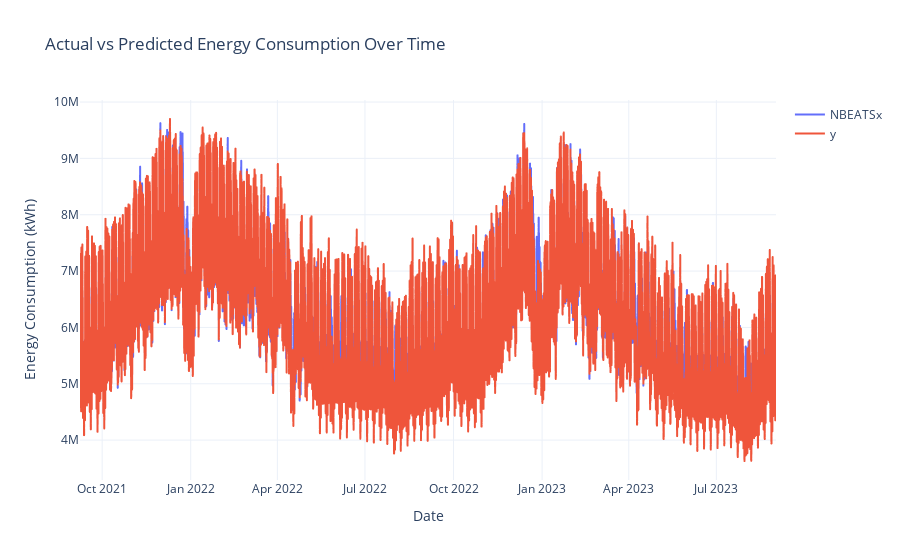

Notebook source saved alongside this figure:
### Code cell
fig = px.line(
    val_preds,
    x="ds",
    y=["NBEATSx", "y"],
    labels={
        "datetime": "Date",
        "value": "Energy Consumption (kWh)",
        "variable": "Series",
    },
    title="Actual vs Predicted Energy Consumption Over Time",
    line_shape="hv",  # Set line shape to horizontal-vertical for step chart
)

fig.update_layout(
    template="plotly_white",
    legend=dict(title=""),
    xaxis_title="Date",
    yaxis_title="Energy Consumption (kWh)",
)

fig.show()

### Figure 1 — Plotly figure (JSON) as saved in the notebook; plotly's stock layout.template omitted (floating-point values rounded to 4 significant figures; data arrays with more than 128 entries replaced by an {"elided": "..."} marker saying what was removed)
{"data": [{"hovertemplate": "Series=NBEATSx<br>ds=%{x}<br>Energy Consumption (kWh)=%{y}<extra></extra>", "legendgroup": "NBEATSx", "line": {"color": "#636efa", "dash": "solid", "shape": "hv"}, "marker": {"symbol": "circle"}, "mode": "lines", "name": "NBEATSx", "showlegend": true, "type": "scattergl", "x": {"elided": "17352 str values"}, "xaxis": "x", "y": {"elided": "17352 float values"}, "yaxis": "y"}, {"hovertemplate": "Series=y<br>ds=%{x}<br>Energy Consumption (kWh)=%{y}<extra></extra>", "legendgroup": "y", "line": {"color": "#EF553B", "dash": "solid", "shape": "hv"}, "marker": {"symbol": "circle"}, "mode": "lines", "name": "y", "showlegend": true, "type": "scattergl", "x": {"elided": "17352 str values"}, "xaxis": "x", "y": {"elided": "17352 float values"}, "yaxis": "y"}], "layout": {"legend": {"title": {"text": ""}, "tracegroupgap": 0}, "title": {"text": "Actual vs Predicted Energy Consumption Over Time"}, "xaxis": {"anchor": "y", "domain": [0, 1], "title": {"text": "Date"}}, "yaxis": {"anchor": "x", "domain": [0, 1], "title": {"text": "Energy Consumption (kWh)"}}}}
